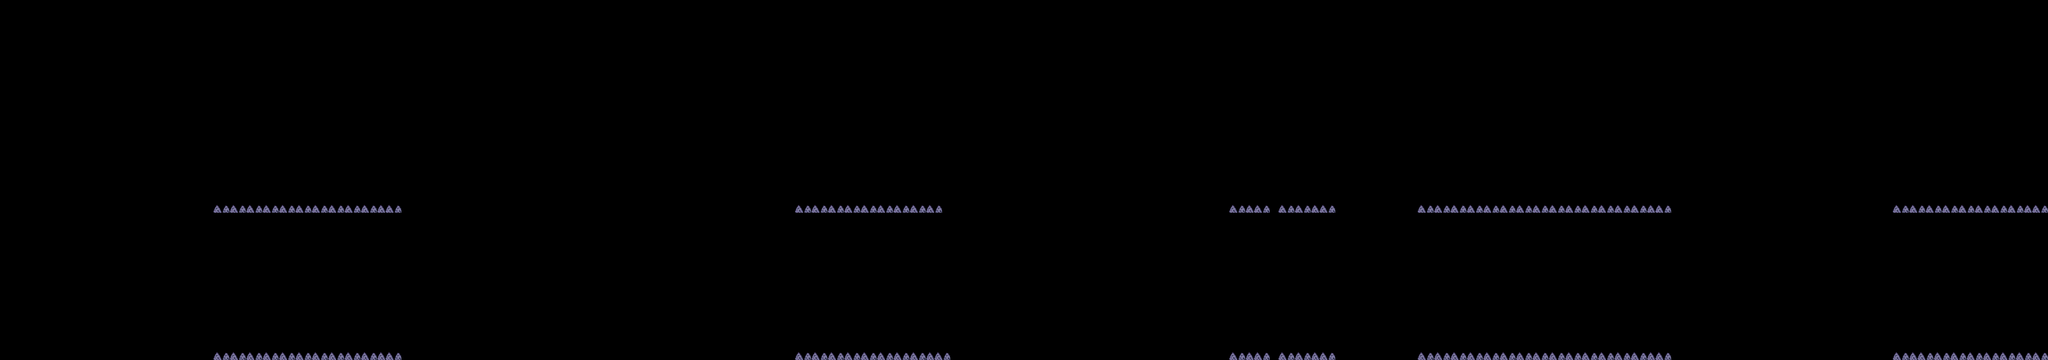

The image is a tile-based game level rendered from a .tmx file. Its description and source (layers, tilesets, objects; grid data summarised) follow:
An orthogonal 250x44 tile map with 16x16 px tiles, 1 tile layer (Rochas), 2 hidden layers not drawn, 2 tilesets.

<map version="1.2" tiledversion="1.3.2" orientation="orthogonal" renderorder="right-down" compressionlevel="0" width="250" height="44" tilewidth="16" tileheight="16" infinite="0" nextlayerid="12" nextobjectid="1">
 <editorsettings>
  <export target="../OneDrive - Universidade de Coimbra/Univerisdade/UNI-Meu/2º Ano/2º Semestre/MULT/Projeto/Testes/Projeto/assets/maps/montanhas1v1.json" format="json" />
 </editorsettings>
 <tileset firstgid="1" source="montanha 1.tsx" />
 <tileset firstgid="3845" source="spritesheet.tsx" />
 <layer id="4" name="divisor" width="250" height="44" visible="0">
  <data>[11000 cells, 250 non-empty, 1 distinct tile ids]</data>
 </layer>
 <layer id="9" name="Map_Ground" width="250" height="44" visible="0">
  <data>[11000 cells, 2229 non-empty, 34 distinct tile ids]</data>
 </layer>
 <layer id="11" name="Rochas" width="250" height="44">
  <data>[11000 cells, 207 non-empty, 2 distinct tile ids]</data>
 </layer>
</map>
